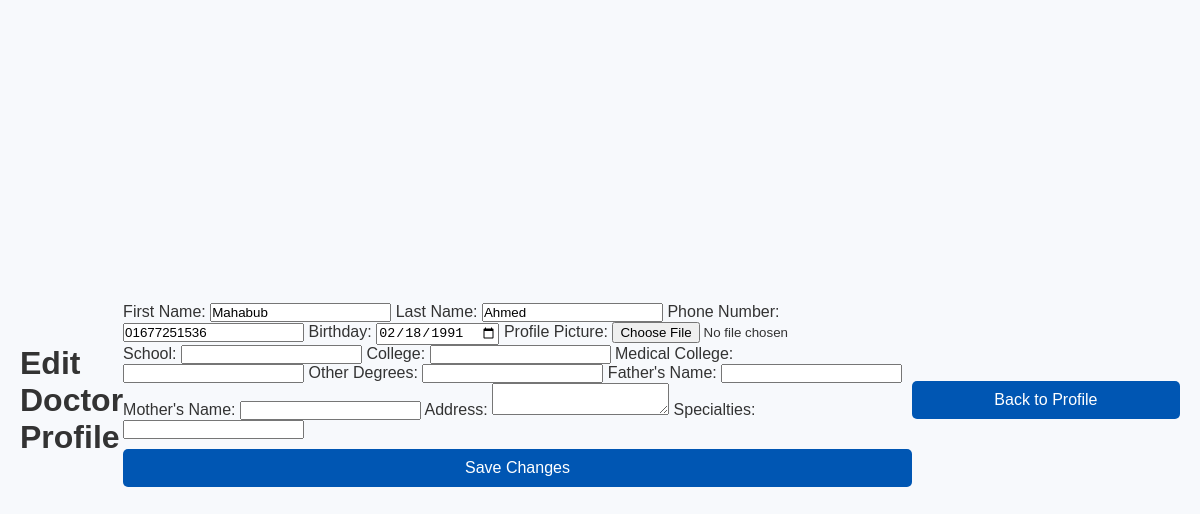
The app's page /doctor/profile/edit_profile.php (signed in) with its own data.
### tables this page shows
CREATE TABLE `doctors` (
  `id` int(11) NOT NULL,
  `first_name` varchar(50) NOT NULL,
  `last_name` varchar(50) NOT NULL,
  `phone_number` varchar(15) NOT NULL,
  `email` varchar(100) NOT NULL,
  `password` varchar(255) NOT NULL,
  `birthday` date NOT NULL,
  `gender` enum('Male','Female','Other') NOT NULL,
  `department` varchar(100) NOT NULL,
  `profile_picture` varchar(255) DEFAULT NULL
);

### doctor/profile/edit_profile.php (the view, shortened to what this page needs)
<?php
$conn = new mysqli("localhost", "root", "", "hospital_management");
$email = $_SESSION['user_id'];
$sql = "SELECT d.email, d.first_name, d.last_name, d.phone_number, d.birthday, d.gender,
               de.profile_picture, de.school, de.college, de.medical_college, de.other_degrees,
               de.father_name, de.mother_name, de.address, de.specialties
        FROM doctors d
        LEFT JOIN doctor_edu de ON d.id = de.user_id
        WHERE d.email = ?";
$stmt = $conn->prepare($sql);
$stmt->bind_param("s", $email);
$stmt->execute();
$result = $stmt->get_result();
$doctor = $result->fetch_assoc();
?>
<!DOCTYPE html>
<html lang="en">
<head>
    <link rel="stylesheet" href="styles.css">
</head>
<body>
    <h1>Edit Doctor Profile</h1>
    <form method="POST" enctype="multipart/form-data">
        <label for="first_name">First Name:</label>
        <input type="text" id="first_name" name="first_name" value="<?php echo htmlspecialchars($doctor['first_name']); ?>" required>
        <label for="last_name">Last Name:</label>
        <input type="text" id="last_name" name="last_name" value="<?php echo htmlspecialchars($doctor['last_name']); ?>" required>
        <label for="phone_number">Phone Number:</label>
        <input type="tel" id="phone_number" name="phone_number" value="<?php echo htmlspecialchars($doctor['phone_number']); ?>" required>
        <label for="birthday">Birthday:</label>
        <input type="date" id="birthday" name="birthday" value="<?php echo htmlspecialchars($doctor['birthday']); ?>" required>
        <label for="profile_picture">Profile Picture:</label>
        <input type="file" id="profile_picture" name="profile_picture" accept="image/*">
        <label for="school">School:</label>
        <input type="text" id="school" name="school" value="<?php echo htmlspecialchars($doctor['school']); ?>">
        <label for="college">College:</label>
        <input type="text" id="college" name="college" value="<?php echo htmlspecialchars($doctor['college']); ?>">
        <label for="medical_college">Medical College:</label>
        <input type="text" id="medical_college" name="medical_college" value="<?php echo htmlspecialchars($doctor['medical_college']); ?>">
        <label for="other_degrees">Other Degrees:</label>
        <input type="text" id="other_degrees" name="other_degrees" value="<?php echo htmlspecialchars($doctor['other_degrees']); ?>">
        <label for="father_name">Father's Name:</label>
        <input type="text" id="father_name" name="father_name" value="<?php echo htmlspecialchars($doctor['father_name']); ?>">
        <label for="mother_name">Mother's Name:</label>
        <input type="text" id="mother_name" name="mother_name" value="<?php echo htmlspecialchars($doctor['mother_name']); ?>">
        <label for="address">Address:</label>
        <textarea id="address" name="address"><?php echo htmlspecialchars($doctor['address']); ?></textarea>
        <label for="specialties">Specialties:</label>
        <input type="text" id="specialties" name="specialties" value="<?php echo htmlspecialchars($doctor['specialties']); ?>">
        <button type="submit">Save Changes</button>
    </form>
    <button onclick="window.location.href='doctor_profile.php'">Back to Profile</button>
</body>
</html>

### doctor/profile/styles.css (style rules this page uses)
* { margin: 0; padding: 0; box-sizing: border-box; }
body { font-family: Arial, sans-serif; background-color: #f7f9fc; color: #333; display: flex; justify-content: center; align-items: center; min-height: 100vh; padding: 20px; }
button { display: block; width: 100%; margin: 10px 0; padding: 10px; font-size: 16px; color: #fff; background-color: #0056b3; border: none; border-radius: 5px; cursor: pointer; transition: background-color 0.3s; text-align: center; }

### records on screen
doctors: first_name "Mahabub", last_name "Ahmed", phone_number "01677251536", birthday "02/18/1991"
